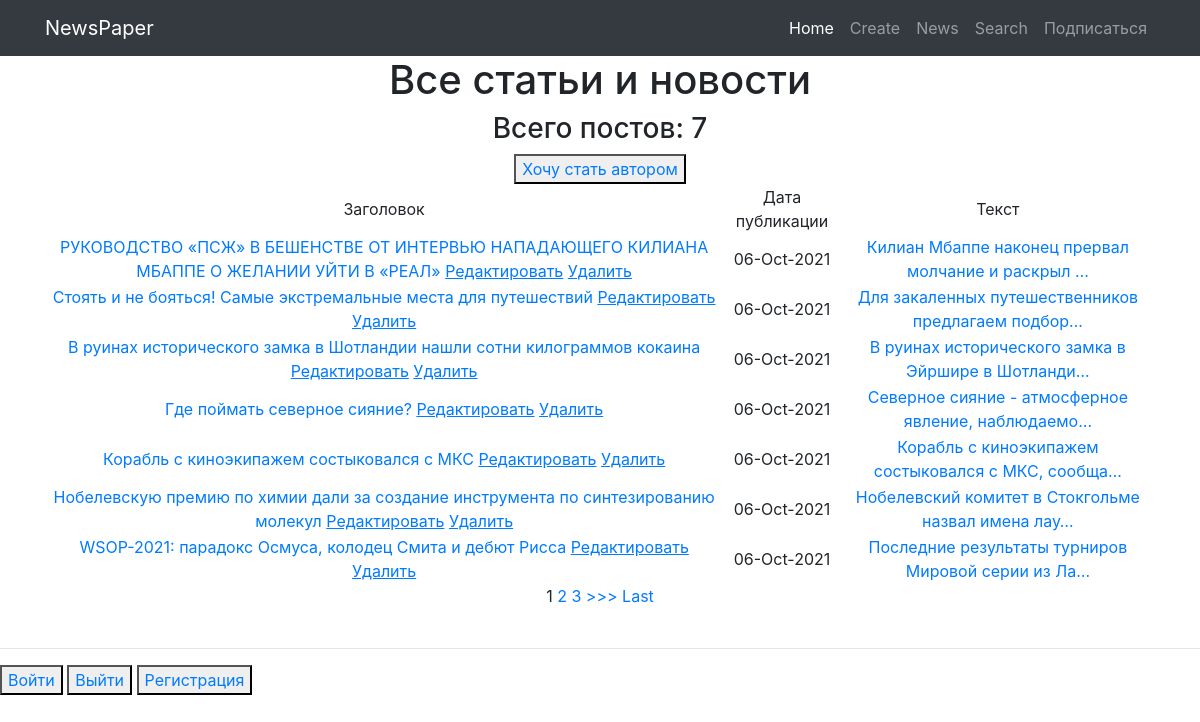
Before: /news/ with the older database file.
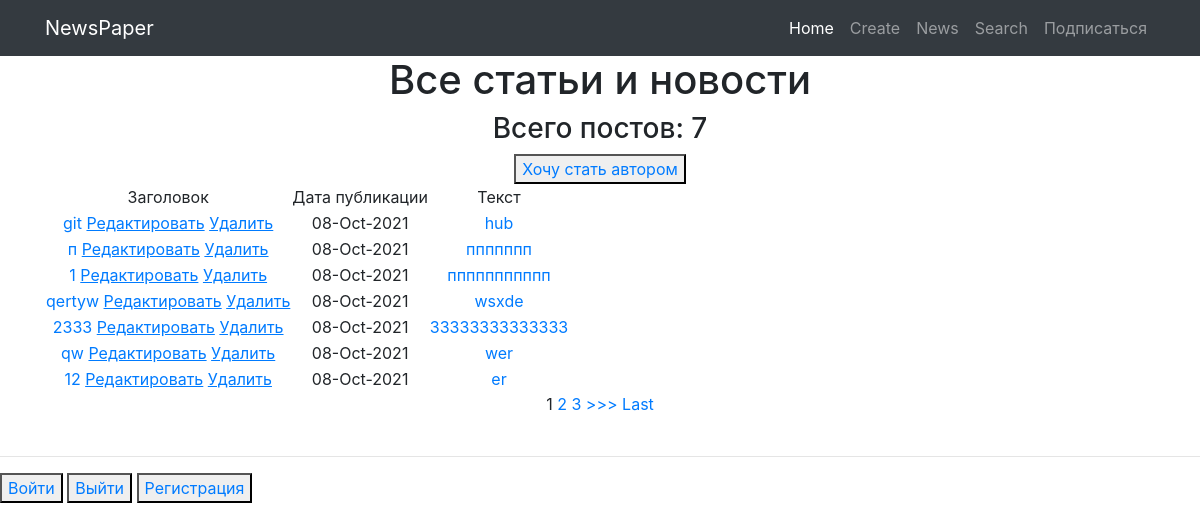
After: the same page with the newer database file.
### myapp/models.py (models this page shows, shortened)
class Post(models.Model):
    author = models.ForeignKey(Author, on_delete= models.CASCADE)
    NEWS = 'NW'
    ARTICLE = 'AR'
    CATEGORY_CHOICE = (
        (NEWS, 'Новость'),
        (ARTICLE, 'Статья'),
    )
    categoryType = models.CharField(max_length=2,choices= CATEGORY_CHOICE, default= ARTICLE)
    dateCreation = models.DateTimeField(auto_now_add= True)
    postCategory = models.ManyToManyField(Category, through='PostCategory')
    title = models.CharField(max_length=128)
    text = models.TextField()
    rating = models.SmallIntegerField(default=0)

### myapp/views.py (the view, shortened to what this page needs)
# urls.py: path('', PostList.as_view()),
class PostList(ListView):
    model = Post
    template_name = 'posts.html'
    context_object_name = 'posts'
    queryset = Post.objects.order_by('-id')  # сортируем, еще можно через ordering = ['-id']
    paginate_by = 7  # поставим постраничный вывод в n-элемент
    form_class = PostForm
    def get_context_data(self, **kwargs):
        context = super().get_context_data(
            **kwargs)  # забираем отфильтрованные объекты переопределяя метод get_context_data у наследуемого класса
        context['filter'] = PostFilter(self.request.GET, queryset=self.get_queryset())
        context['form'] = PostForm()
        context['is_not_authors'] = not self.request.user.groups.filter(name='authors').exists()
        return context

### myapp/templatetags/custom_filters.py (called while the page is built)
@register.filter(name='censor')
def censor(value):
    cens_words = [
        'сторис',
        'подушка',
        'вещей',
        'Джо',
    ]
    for word in cens_words:
        if word in value:
            value = value.replace(word, '_#&#!!*&$_')
    return value

### templates/posts.html (shortened to what this page needs)
{% extends 'flatpages/default.html' %}
{% load custom_filters %}
{% block content %}
    <h1>Все статьи и новости</h1>
    <h3> Всего постов: {{ posts|length }}</h3>
    {% if is_not_authors %}
    <button><a href="{% url 'upgrade' %}">Хочу стать автором</a></button>
    {% endif %}
    {% if posts %}
    <table>
        <tr>
            <td>Заголовок</td>
            <td>Дата публикации</td>
            <td>Текст</td>
        </tr>
        {% for post in posts %}
            <tr>
                <td>
                    <a href="{% url 'post_detail' post.id %}">{{ post.title|censor }}</a>
                    <a href="{% url 'post_update' post.id %}"><u>Редактировать</u></a>
                    <a href="{% url 'post_delete' post.id %}"><u>Удалить</u></a>
                </td>
                <td>{{ post.dateCreation|date:'d-M-Y'}}</td>
                <td><a href="/news/{{post.id}}">{{ post.text|truncatechars:50|censor }}</a></td>
            </tr>
        {% endfor %}
    </table>
    {% else %}
        <h3>Постов пока нет</h3>
    {% endif %}
    {% if is_paginated %}
        {% for num in page_obj.paginator.page_range %}
            {% if page_obj.number == num %}
                <a>{{ num }}</a>
            {% elif num > page_obj.number|add:'-3' and num < page_obj.number|add:'3' %}
                <a href="?page={{ num }}">{{ num }}</a>
            {% endif %}
        {% endfor %}
        {% if page_obj.has_next %}
            <a href="?page={{ page_obj.next_page_number }}">>>></a>
            <a href="?page={{ page_obj.paginator.num_pages }}">Last</a>
        {% endif %}
    {% endif %}
{% endblock content %}

Changed rows visible on the page:
no longer on this page (row unchanged): Post: title|censor "РУКОВОДСТВО «ПСЖ» В БЕШЕНСТВЕ ОТ ИНТЕРВЬЮ НАПАДАЮЩЕГО КИЛИАНА МБАППЕ О ЖЕЛАНИИ УЙТИ В «РЕАЛ»", dateCreation "06-Oct-2021", text|censor "Килиан Мбаппе наконец прервал молчание и раскрыл …"
no longer on this page (row unchanged): Post: title|censor "Стоять и не бояться! Самые экстремальные места для путешествий", dateCreation "06-Oct-2021", text|censor "Для закаленных путешественников предлагаем подбор…"
no longer on this page (row unchanged): Post: title|censor "В руинах исторического замка в Шотландии нашли сотни килограммов кокаина", dateCreation "06-Oct-2021", text|censor "В руинах исторического замка в Эйршире в Шотланди…"
no longer on this page (row unchanged): Post: title|censor "Где поймать северное сияние?", dateCreation "06-Oct-2021", text|censor "Северное сияние - атмосферное явление, наблюдаемо…"
no longer on this page (row unchanged): Post: title|censor "Корабль с киноэкипажем состыковался с МКС", dateCreation "06-Oct-2021", text|censor "Корабль с киноэкипажем состыковался с МКС, сообща…"
no longer on this page (row unchanged): Post: title|censor "Нобелевскую премию по химии дали за создание инструмента по синтезированию молекул", dateCreation "06-Oct-2021", text|censor "Нобелевский комитет в Стокгольме назвал имена лау…"
no longer on this page (row unchanged): Post: title|censor "WSOP-2021: парадокс Осмуса, колодец Смита и дебют Рисса", dateCreation "06-Oct-2021", text|censor "Последние результаты турниров Мировой серии из Ла…"
added Post: title|censor "git", dateCreation "08-Oct-2021", text|censor "hub"
added Post: title|censor "п", dateCreation "08-Oct-2021", text|censor "ппппппп"
added Post: title|censor "1", dateCreation "08-Oct-2021", text|censor "ппппппппппп"
added Post: title|censor "qertyw", dateCreation "08-Oct-2021", text|censor "wsxde"
added Post: title|censor "2333", dateCreation "08-Oct-2021", text|censor "33333333333333"
added Post: title|censor "qw", dateCreation "08-Oct-2021", text|censor "wer"
added Post: title|censor "12", dateCreation "08-Oct-2021", text|censor "er"
